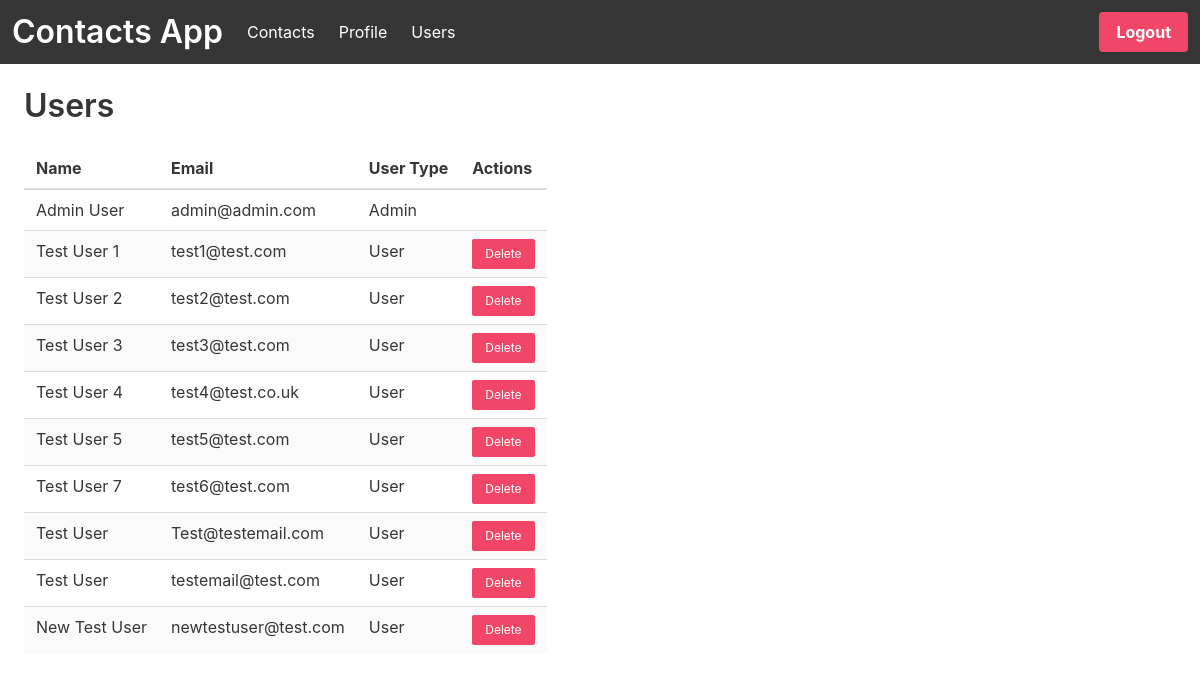
Page /users (signed in) on the earlier database version.
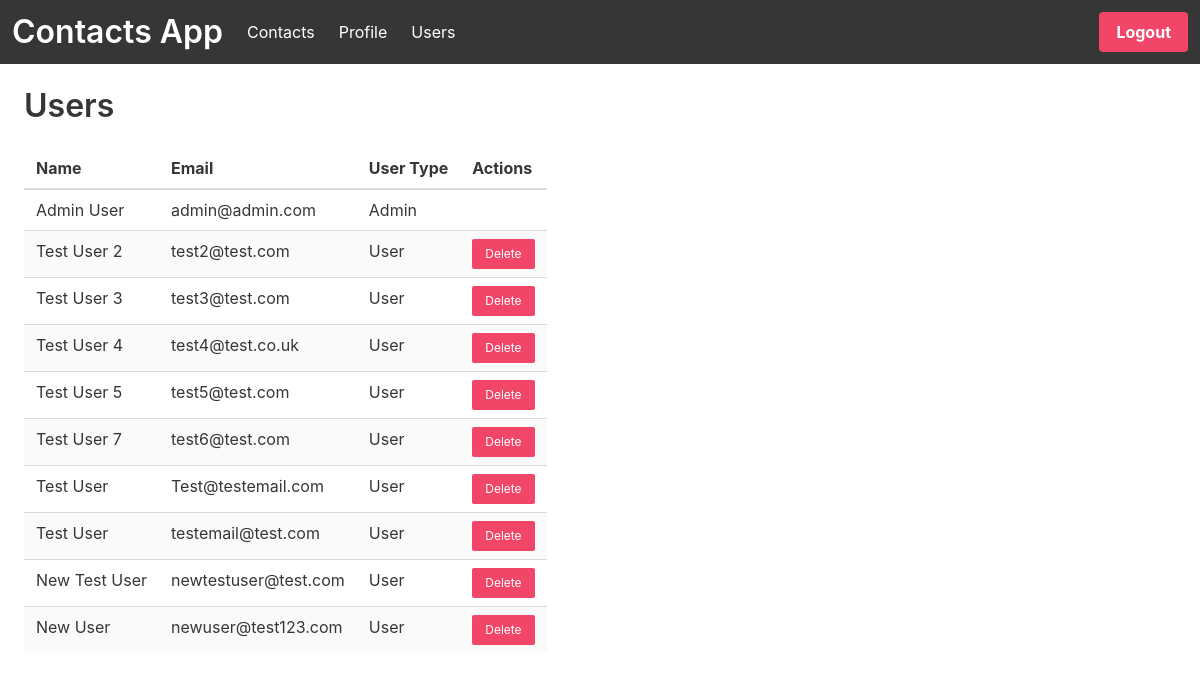
Same page on the later database version.
### project/models.py (models this page shows)
class User(UserMixin, db.Model):
    id = db.Column(db.Integer, primary_key=True)
    email = db.Column(db.String(100), unique=True)
    password = db.Column(db.String(100))
    name = db.Column(db.String(100))
    userType = db.Column(db.String(100))

### project/main.py (the view)
@main.route('/users')
@login_required
def users():
    users = User.query.all()
    return render_template('users.html', users=users)

### project/__init__.py (called while the page is built)
@login_manager.user_loader
def load_user(user_id):
    return User.query.get(int(user_id))

### project/templates/users.html (shortened to what this page needs)
{% extends "base.html" %}
{% block content %}
<div class="column is-8">
    <h3 class="title">Users</h3>
    <table class="table is-striped is-hoverable">
        <thead>
        <tr>
            <th>Name</th>
            <th>Email</th>
            <th>User Type</th>
            <th>Actions</th>
        </tr>
        </thead>
        <tbody>
        {% for user in users %}
        <tr>
            <td>{{user.name|truncate(50, True)}}</td>
            <td>{{user.email|truncate(50, True)}}</td>
            <td>{{user.userType|truncate(50, True)}}</td>
            <td>
                {% if user.userType != "Admin" %}
                <a class="button is-danger is-small" href="{{ url_for('main.deleteuser', user_id=user.id)}}">Delete</a>
                {% endif %}
            </td>
        </tr>
        {% endfor %}
        </tbody>
    </table>
</div>
{% endblock %}

### project/templates/base.html (shortened to what this page needs)
<!DOCTYPE html>
<html>
<head>
    <link rel="stylesheet" href="https://cdn.jsdelivr.net/npm/bulma@0.9.4/css/bulma.min.css"/>
</head>
<body>
    <nav class="navbar is-dark" role="navigation">
        <div class="navbar-brand">
          <a href="{{ url_for('main.index') }}"><h1 class="navbar-item title has-text-white">Contacts App</h1></a>
        </div>
        <div class="navbar-menu">
            {% if current_user.is_authenticated %}
            <div class="navbar start">
                <a href="{{ url_for('main.contacts') }}" class="navbar-item has-text-white has-background-dark hideMe">
                    Contacts
                </a>
                <a href="{{ url_for('main.profile') }}" class="navbar-item has-text-white has-background-dark">
                    Profile
                </a>
                {% if current_user.userType == "Admin" %}
                <a href="{{ url_for('main.users') }}" class="navbar-item has-text-white has-background-dark hideMe">
                    Users
                </a>
                {% endif %}
            </div>
            {% endif %}
            <div class="navbar-end">
                <div class="navbar-item">
                    <div class="buttons">
                        {% if not current_user.is_authenticated %}
                        <a class="button is-primary has-text-white" href="{{ url_for('auth.signup') }}">
                        <strong>Sign up</strong>
                        </a>
                        <a class="button is-success has-text-white" href="{{ url_for('auth.login') }}">
                        <strong>Log in</strong>
                        </a>
                        {% else %}
                        <a class="button is-danger has-text-white" href="{{ url_for('auth.logout') }}">
                        <strong>Logout</strong>
                        </a>
                        {% endif %}
                    </div>
                </div>
            </div>
        </div>
    </nav>
    <div class="p-3">
        {% block content %}
        {% endblock %}
    </div>
</body>
</html>

Differences in the rows shown:
removed User: name "Test User 1", email "test1@test.com", userType "User"
added User: name "New User", email "newuser@test123.com", userType "User"
